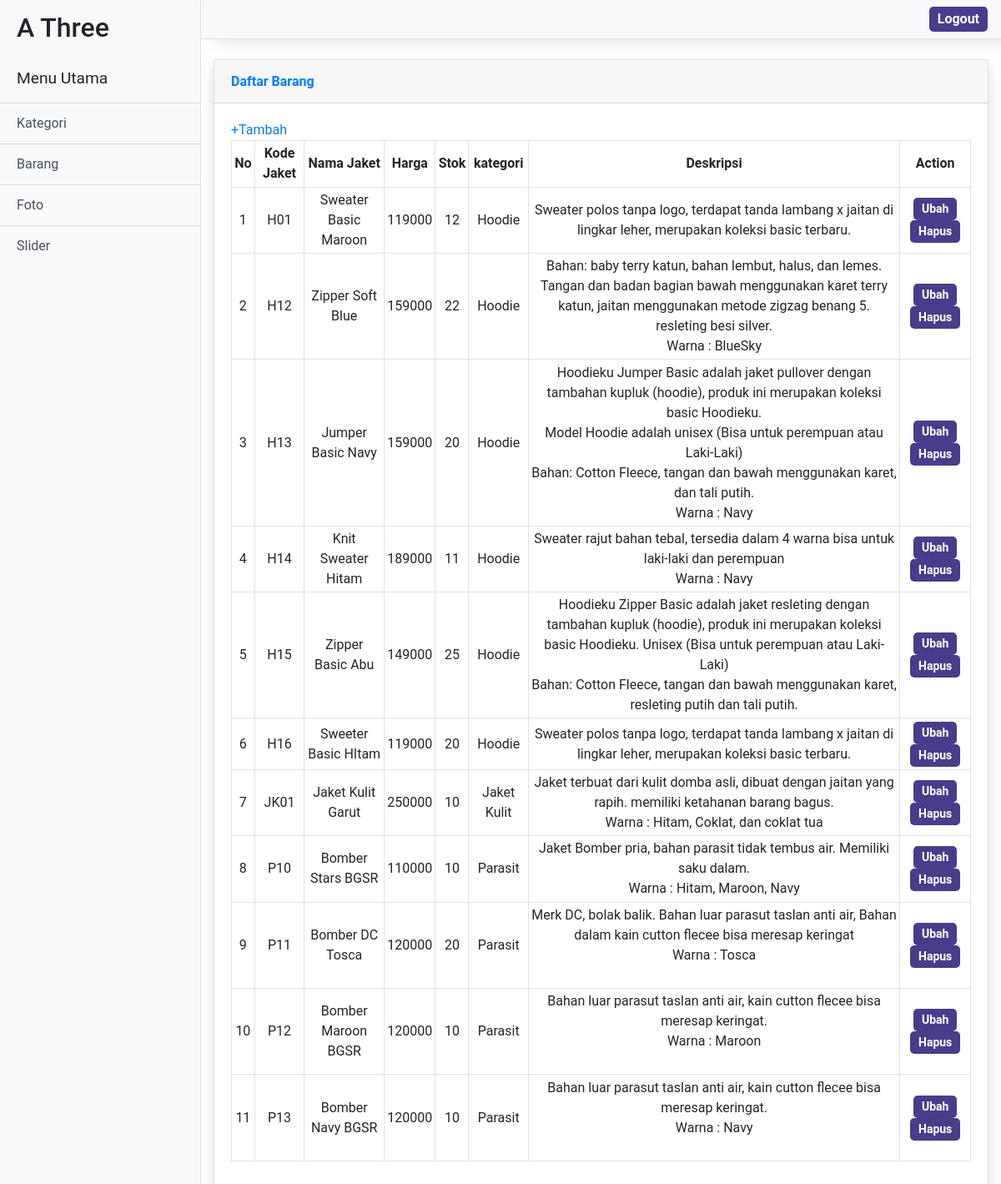
Page /admin/myprofile.php?module=barang&page=list (signed in) on the committed database.
### tables this page shows
CREATE TABLE `barang` (
  `id_kategori` int(5) NOT NULL,
  `kode_barang` varchar(7) NOT NULL,
  `nama_barang` varchar(60) NOT NULL,
  `harga` varchar(30) NOT NULL,
  `ukuran` varchar(15) NOT NULL,
  `stok` int(10) NOT NULL,
  `deskripsi` varchar(500) NOT NULL
);

CREATE TABLE `kategori` (
  `id_kategori` int(15) NOT NULL,
  `kategori` varchar(30) NOT NULL,
  `status` enum('on','off') NOT NULL
);

### admin/module/barang/list.php (the view, shortened to what this page needs)
<div class="container-fluid">
<?php $queryBarang = mysqli_query($koneksi, "SELECT barang.*, kategori.kategori FROM barang JOIN kategori ON barang.id_kategori=kategori.id_kategori"); ?>
<?php if( mysqli_num_rows($queryBarang) == 0 ) : ?>
<div id="pesan">
	<h3>Data belum ada</h3>
	</div>
<?php else: ?>
	<div class="card shadow mb-4 mt-10">
         <div class="card-header py-3">
              <h6 class="m-0 font-weight-bold text-primary">Daftar Barang</h6>
         </div>
         <div class="card-body">
         	<div id="tambah">
				<a href="<?php echo BASE_URL."myprofile.php?module=barang&page=form"; ?>"  >+Tambah</a>
			</div>
		<div class="table-responsive">
	<table class="table table-bordered" id="dataTable" width="100%" cellspacing="0">
			<th>No</th>
			<th>Kode Jaket</th>
			<th>Nama Jaket</th>
			<th>Harga</th>
			<th>Stok</th>
			<th>kategori</th>
			<th>Deskripsi</th>
			<th>Action</th>
		<?php $no = 1; ?>
		<?php while( $row = mysqli_fetch_assoc($queryBarang) ) : ?>
			<tr>
				<td><?= $no ?></td>
				<td><?= $row["kode_barang"]; ?></td>
				<td><?= $row["nama_barang"]; ?></td>
				<td><?= $row["harga"]; ?></td>
				<td><?= $row["stok"]; ?></td>
				<td><?= $row["kategori"]; ?></td>
				<td><?= $row["deskripsi"]; ?></td>
				<td>
					<a href="<?= BASE_URL."myprofile.php?module=barang&page=form&kode_barang=$row[kode_barang]"; ?>" class="btn btn-warning btn-sm" >Ubah</a>
					<a href="<?= BASE_URL."module/barang/action.php?button=delete&kode_barang=$row[kode_barang]"; ?>" class="btn btn-danger btn-sm" >Hapus</a>
				</td>
			</tr>
			<?php $no++; ?>
		<?php endwhile; ?>
	</table>
<?php endif; ?>
</div>
</div>
</div>
</div>

### admin/css/simple-sidebar.css (style rules this page uses)
body { overflow-x: hidden; }

### admin/css/style.css (style rules this page uses)
* { padding: 0; margin: 0; }
p { margin-bottom: 0; }
.h1, .h2, .h3, .h4, .h5, .h6, h1, h2, h3, h4, h5, h6 { margin-bottom: 0rem; }
body { font-family: 'Roboto',-apple-system, BlinkMacSystemFont, 'Segoe UI', Roboto, Oxygen, Ubuntu, Cantarell, 'Open Sans', 'Helvetica Neue', sans-serif; }
#bg { background-color: white; }
.table td, .table th { padding: .2rem; vertical-align: middle; text-align: center; font-size: 1rem; }
.btn { padding: 3px 10px; text-decoration: none; background-color: darkslateblue; color: white; font-weight: bold; border: none; border-radius: 5px; }

### rows in the picture
barang: kode_barang "H01", nama_barang "Sweater Basic Maroon", harga "119000", stok "12", id_kategori.kategori "Hoodie", deskripsi "Sweater polos tanpa logo, terdapat tanda lambang x jaitan di lingkar leher, merupakan koleksi basic terbaru."
barang: kode_barang "H12", nama_barang "Zipper Soft Blue", harga "159000", stok "22", id_kategori.kategori "Hoodie", deskripsi "Bahan: baby terry katun, bahan lembut, halus, dan lemes. Tangan dan badan bagian bawah menggunakan karet terry katun, jaitan menggunakan metode zigzag benang 5. resleting besi silver. Warna : BlueSky"
barang: kode_barang "H13", nama_barang "Jumper Basic Navy", harga "159000", stok "20", id_kategori.kategori "Hoodie", deskripsi "Hoodieku Jumper Basic adalah jaket pullover dengan tambahan kupluk (hoodie), produk ini merupakan koleksi basic Hoodieku. Model Hoodie adalah unisex (Bisa untuk perempuan atau Laki-Laki) Bahan: Cotton Fleece, tangan dan bawah menggunakan karet, dan tali putih. Warna : Navy"
barang: kode_barang "H14", nama_barang "Knit Sweater Hitam", harga "189000", stok "11", id_kategori.kategori "Hoodie", deskripsi "Sweater rajut bahan tebal, tersedia dalam 4 warna bisa untuk laki-laki dan perempuan Warna : Navy"
barang: kode_barang "H15", nama_barang "Zipper Basic Abu", harga "149000", stok "25", id_kategori.kategori "Hoodie", deskripsi "Hoodieku Zipper Basic adalah jaket resleting dengan tambahan kupluk (hoodie), produk ini merupakan koleksi basic Hoodieku. Unisex (Bisa untuk perempuan atau Laki-Laki) Bahan: Cotton Fleece, tangan dan bawah menggunakan karet, resleting putih dan tali putih."
barang: kode_barang "H16", nama_barang "Sweeter Basic HItam", harga "119000", stok "20", id_kategori.kategori "Hoodie", deskripsi "Sweater polos tanpa logo, terdapat tanda lambang x jaitan di lingkar leher, merupakan koleksi basic terbaru."
barang: kode_barang "JK01", nama_barang "Jaket Kulit Garut", harga "250000", stok "10", id_kategori.kategori "Jaket Kulit", deskripsi "Jaket terbuat dari kulit domba asli, dibuat dengan jaitan yang rapih. memiliki ketahanan barang bagus. Warna : Hitam, Coklat, dan coklat tua"
barang: kode_barang "P10", nama_barang "Bomber Stars BGSR", harga "110000", stok "10", id_kategori.kategori "Parasit", deskripsi "Jaket Bomber pria, bahan parasit tidak tembus air. Memiliki saku dalam. Warna : Hitam, Maroon, Navy"
barang: kode_barang "P11", nama_barang "Bomber DC Tosca", harga "120000", stok "20", id_kategori.kategori "Parasit", deskripsi "Merk DC, bolak balik. Bahan luar parasut taslan anti air, Bahan dalam kain cutton flecee bisa meresap keringat Warna : Tosca"
barang: kode_barang "P12", nama_barang "Bomber Maroon BGSR", harga "120000", stok "10", id_kategori.kategori "Parasit", deskripsi "Bahan luar parasut taslan anti air, kain cutton flecee bisa meresap keringat. Warna : Maroon"
barang: kode_barang "P13", nama_barang "Bomber Navy BGSR", harga "120000", stok "10", id_kategori.kategori "Parasit", deskripsi "Bahan luar parasut taslan anti air, kain cutton flecee bisa meresap keringat. Warna : Navy"
